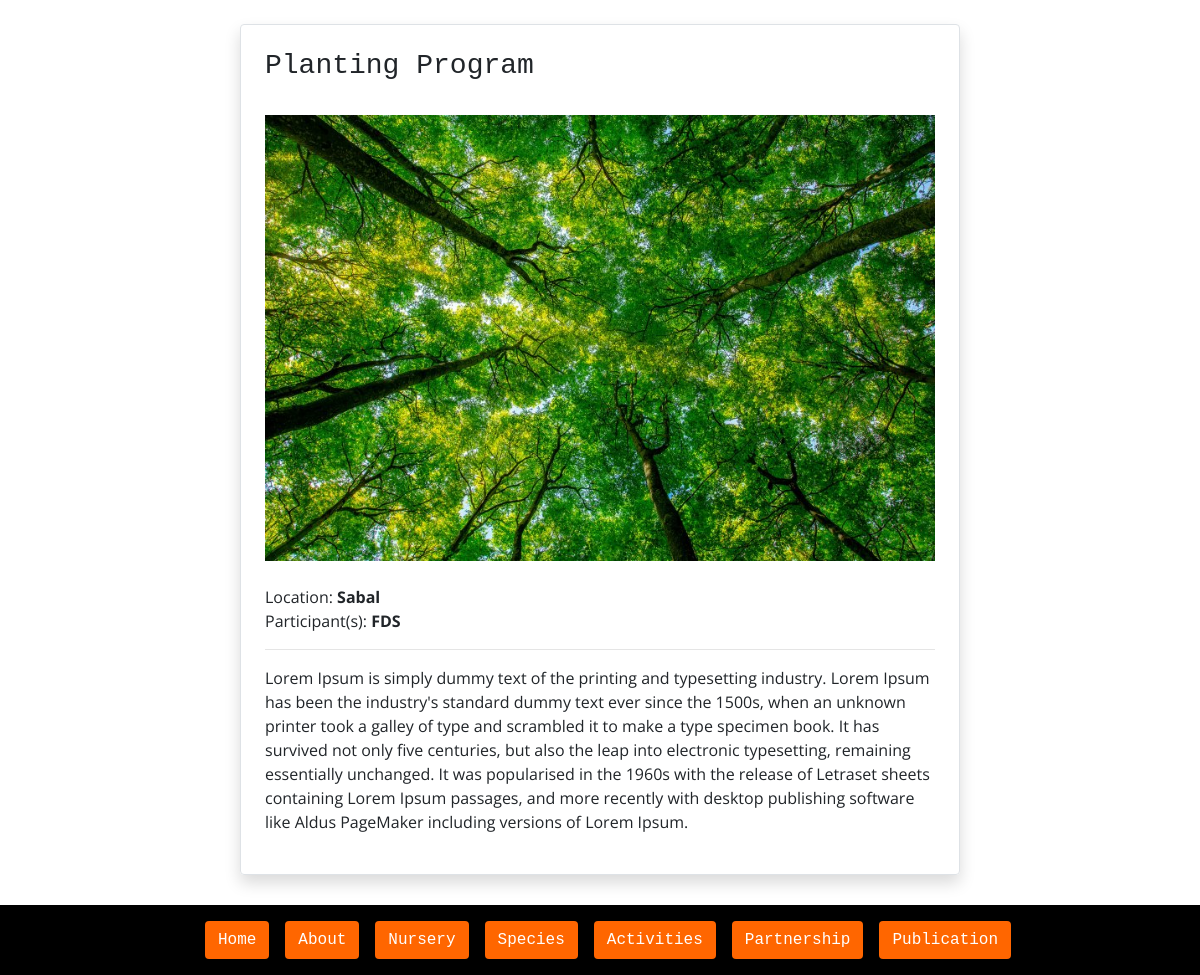
Page /activity/activity_detail/3 on the committed database.
### activity/models.py (models this page shows, shortened)
class Activity(models.Model):
	date_created = models.DateTimeField(auto_now_add=True)
	date_held = models.CharField(max_length=100)
	name = models.CharField(max_length=200)
	location = models.CharField(max_length=100)
	participant = models.CharField(max_length=200)
	description = models.TextField()
	activity_img = models.ImageField('Activity image', null=True, blank=True, upload_to='activity_img/')
	class Meta:
		ordering = ['-date_created']

### activity/views.py (the view)
# urls.py: path('activity_detail/<int:pk>', ActivityDetailView.as_view(), name='activity_detail'),
class ActivityDetailView(DetailView):
	model = Activity
	template_name = 'activity/activity_detail.html'

### activity/templates/activity/activity_detail.html
{% extends 'base_en.html' %}
{% block content %}
<div class="custom-div fade-in mt-4 border rounded shadow p-4">
	<h3>{{ activity.name }}</h3>
	<br>
	<img class="w-100" src="{{ activity.activity_img.url }}">
	<ul class="list-unstyled">
		<br>
		<li>Location: <strong>{{ activity.location }}</strong></li>
		<li>Participant(s): <strong>{{ activity.participant }}</strong></li>
		<hr>
		<li>{{ activity.description }}</li>
	</ul>
</div>
{% endblock %}

### jrlcd/static/css/main.css (style rules this page uses)
@media screen and (min-width: 600px) { .custom-div { margin: auto; width: 60%; } }
body { font-family: 'Open Sans', sans-serif; }
h1, h2, h3, h4, h5, h6 { font-family: 'Roboto Mono', monospace; }
li { list-style: none; }
.fade-in { animation: fadeIn linear 1s; -webkit-animation: fadeIn linear 1s; -moz-animation: fadeIn linear 1s; -o-animation: fadeIn linear 1s; -ms-animation: fadeIn linear 1s; }

### rows in the picture
Activity: name "Planting Program", activity_img (picture), location "Sabal", participant "FDS", description "Lorem Ipsum is simply dummy text of the printing and typesetting industry. Lorem Ipsum has been the industry's standard dummy text ever since the 1500s, when an unknown printer took a galley of type and scrambled it to make a type specimen book. It has survived not only five centuries, but also the leap into electronic typesetting, remaining essentially unchanged. It was popularised in the 1960s with the release of Letraset sheets containing Lorem Ipsum passages, and more recently with desktop publishing software like Aldus PageMaker including versions of Lorem Ipsum."
